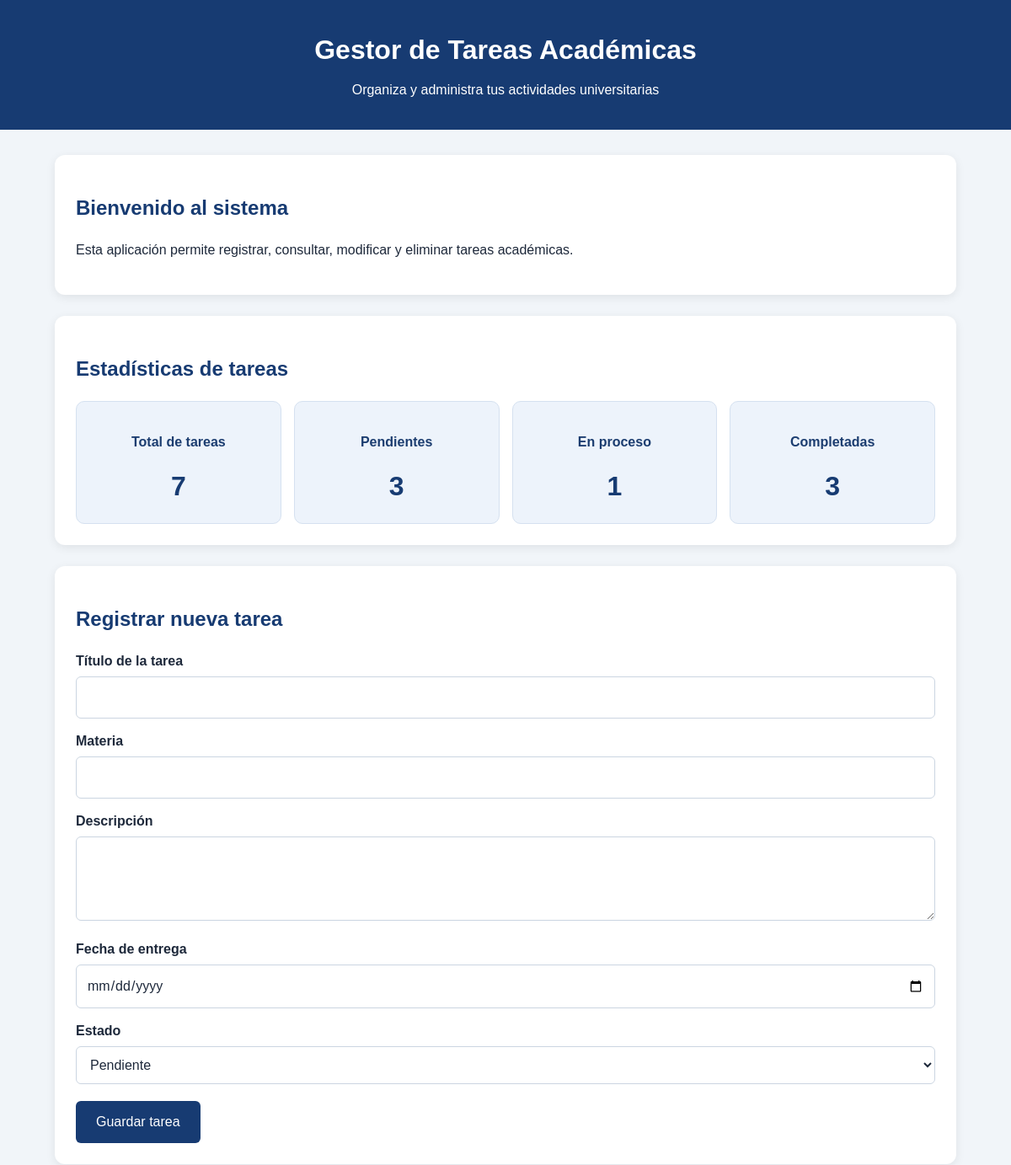
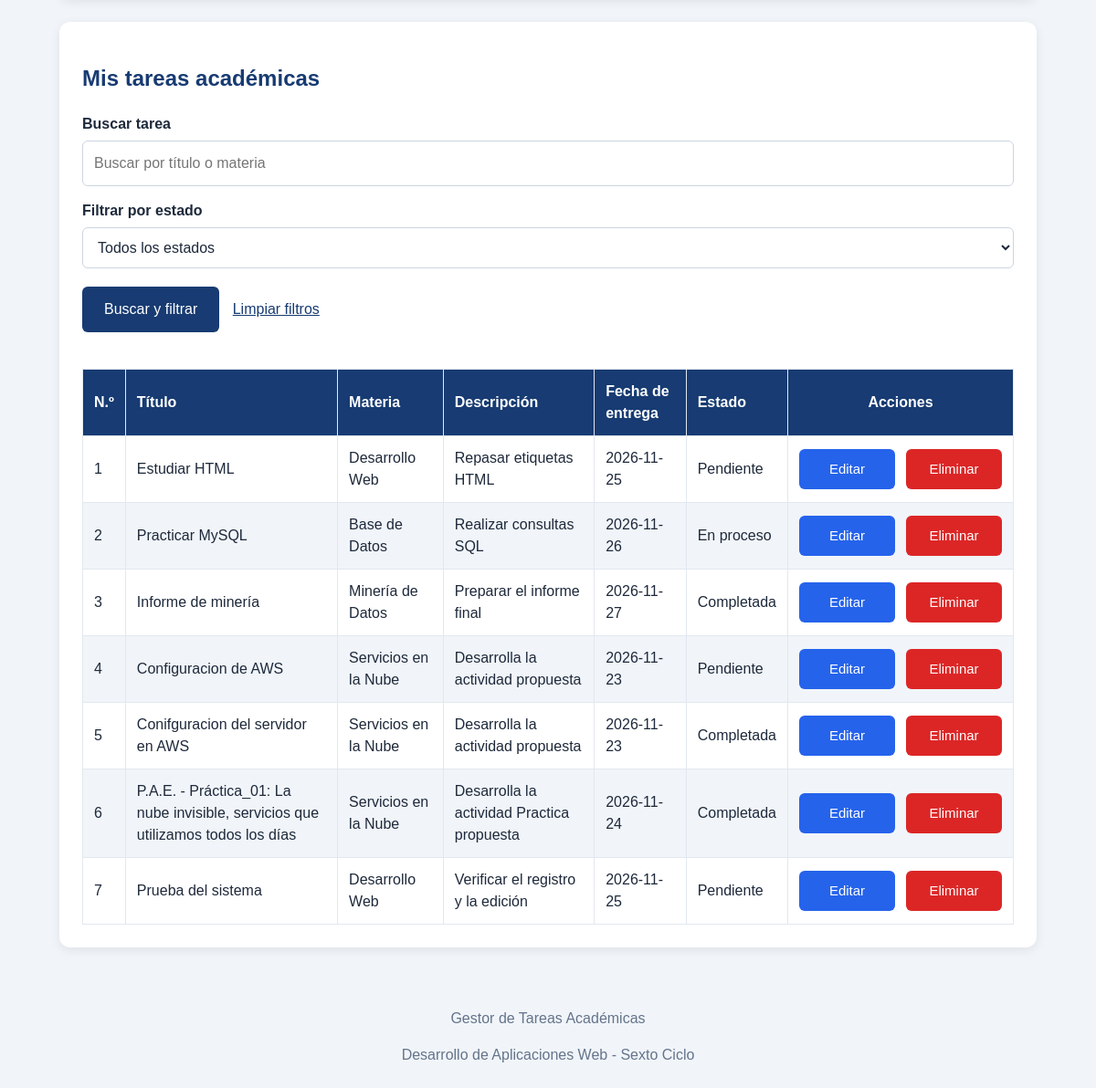
Before: / with the older database file (2 pictures, top to bottom).
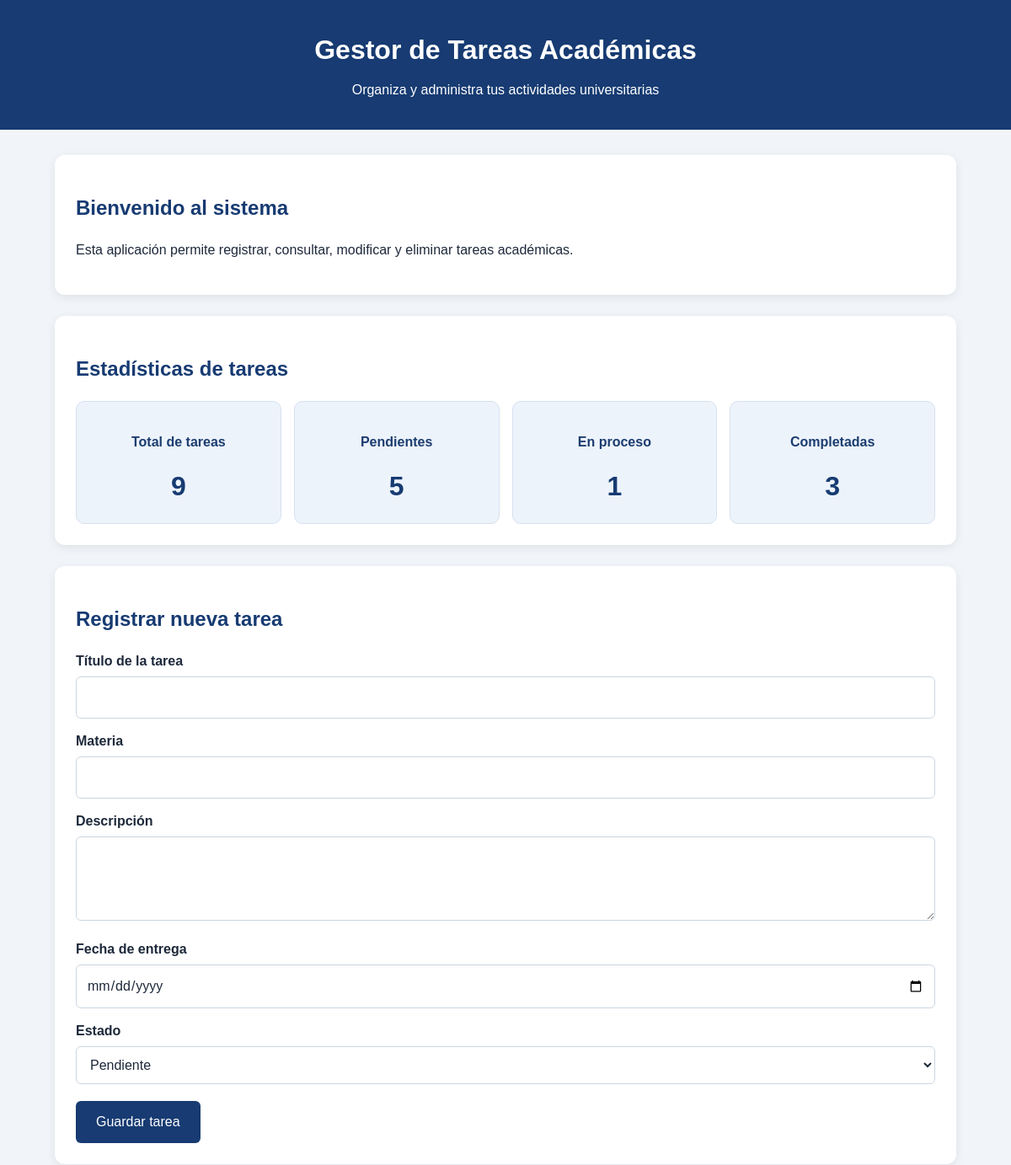
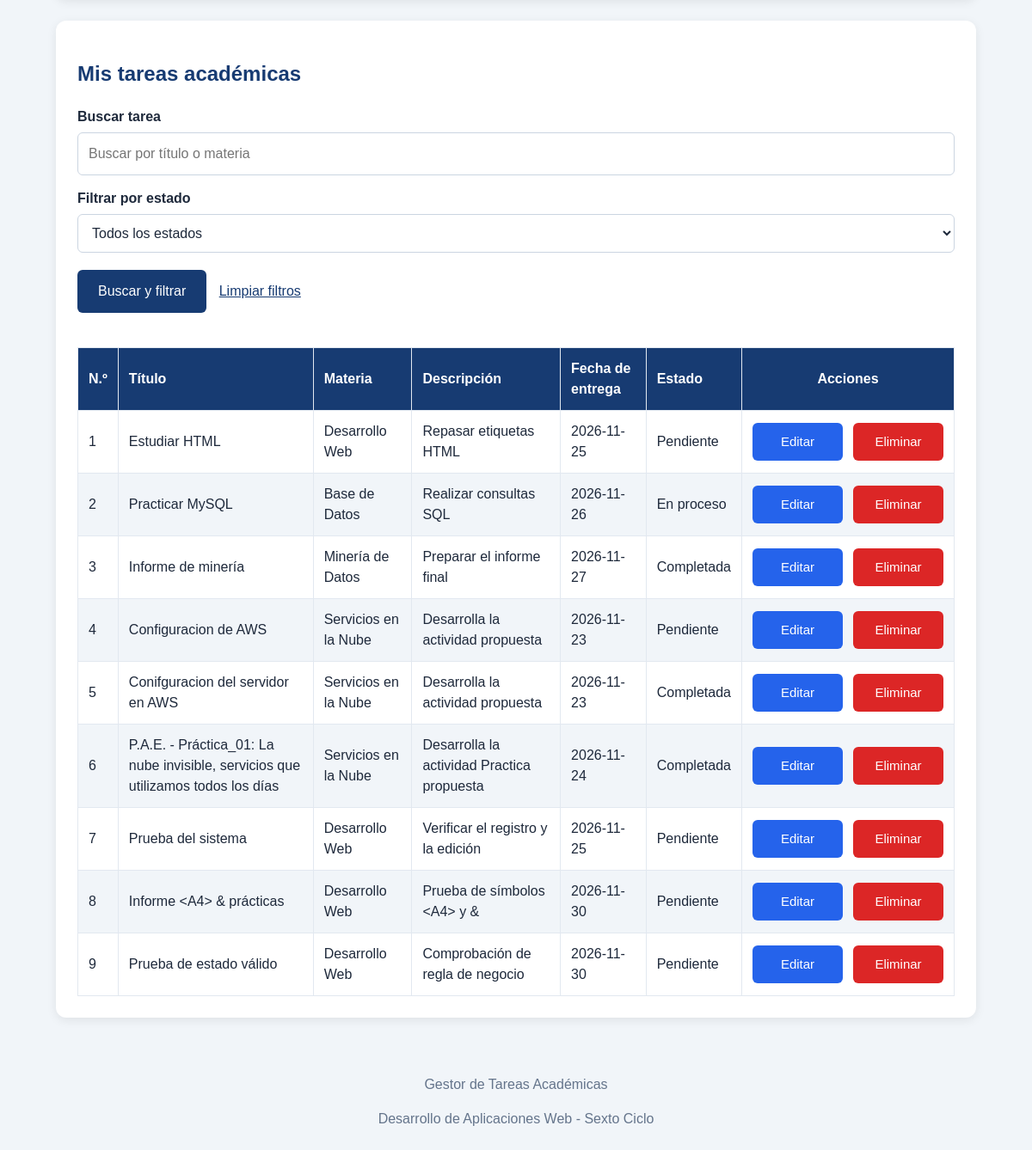
After: the same page with the newer database file (2 pictures, top to bottom).
### tables this page shows
CREATE TABLE `tareas` (
  `id` int unsigned NOT NULL AUTO_INCREMENT,
  `titulo` varchar(120) NOT NULL,
  `materia` varchar(100) NOT NULL,
  `descripcion` text,
  `fecha_entrega` date NOT NULL,
  `estado` enum('Pendiente','En proceso','Completada') NOT NULL DEFAULT 'Pendiente',
  `creado_en` timestamp NULL DEFAULT CURRENT_TIMESTAMP,
  PRIMARY KEY (`id`)
);

### public/index.php (the view, shortened to what this page needs)
<?php
$conexion = require __DIR__ . '/../app/db.php';
$estadosValidos = [
    'Pendiente',
    'En proceso',
    'Completada'
];
function mostrar($valor): string
{
    return htmlspecialchars(
        (string) $valor,
        ENT_QUOTES | ENT_SUBSTITUTE,
        'UTF-8'
    );
}
function textoFormulario($valor): string
{
    return is_string($valor) ? trim($valor) : '';
}
$errores = $_SESSION['errores_formulario'] ?? [];
$tareaEditar = null;
$datos = $tareaEditar ?: [
    'titulo' => '',
    'materia' => '',
    'descripcion' => '',
    'fecha_entrega' => '',
    'estado' => 'Pendiente'
];
$estadisticas = $conexion->query(
    "SELECT
        COUNT(*) AS total,
        COALESCE(
            SUM(CASE WHEN estado = 'Pendiente' THEN 1 ELSE 0 END),
            0
        ) AS pendientes,
        COALESCE(
            SUM(CASE WHEN estado = 'En proceso' THEN 1 ELSE 0 END),
            0
        ) AS en_proceso,
        COALESCE(
            SUM(CASE WHEN estado = 'Completada' THEN 1 ELSE 0 END),
            0
        ) AS completadas
     FROM tareas"
)->fetch();
$buscar = textoFormulario($_GET['buscar'] ?? '');
$sql = 'SELECT * FROM tareas WHERE 1 = 1';
$parametros = [];
$sql .= ' ORDER BY id ASC';
$consulta = $conexion->prepare($sql);
$consulta->execute($parametros);
$tareas = $consulta->fetchAll();
?>
<!DOCTYPE html>
<html lang="es">
<head>
    <link rel="stylesheet" href="css/estilos.css">
</head>
<body>
<header>
    <h1>Gestor de Tareas Académicas</h1>
    <p>Organiza y administra tus actividades universitarias</p>
</header>
<main>
    <section class="tarjeta">
        <h2>Bienvenido al sistema</h2>
        <p>
            Esta aplicación permite registrar, consultar,
            modificar y eliminar tareas académicas.
        </p>
    </section>
    <section class="tarjeta">
        <h2>Estadísticas de tareas</h2>
        <div class="estadisticas">
            <div class="estadistica">
                <h3>Total de tareas</h3>
                <p><?= (int) $estadisticas['total'] ?></p>
            </div>
            <div class="estadistica">
                <h3>Pendientes</h3>
                <p><?= (int) $estadisticas['pendientes'] ?></p>
            </div>
            <div class="estadistica">
                <h3>En proceso</h3>
                <p><?= (int) $estadisticas['en_proceso'] ?></p>
            </div>
            <div class="estadistica">
                <h3>Completadas</h3>
                <p><?= (int) $estadisticas['completadas'] ?></p>
            </div>
        </div>
    </section>
    <section class="tarjeta" id="formulario-tarea">
        <h2>
            <?= $tareaEditar
                ? 'Editar tarea académica'
                : 'Registrar nueva tarea'
            ?>
        </h2>
        <form action="index.php" method="POST">
            <label for="titulo">
                Título de la tarea
            </label>
            <input
                type="text"
                id="titulo"
                name="titulo"
                maxlength="120"
                value="<?= mostrar($datos['titulo'] ?? '') ?>"
                aria-invalid="<?= isset($errores['titulo']) ? 'true' : 'false' ?>"
                required
            >
            <label for="materia">
                Materia
            </label>
            <input
                type="text"
                id="materia"
                name="materia"
                maxlength="100"
                value="<?= mostrar($datos['materia'] ?? '') ?>"
                aria-invalid="<?= isset($errores['materia']) ? 'true' : 'false' ?>"
                required
            >
            <label for="descripcion">
                Descripción
            </label>
            <textarea
                id="descripcion"
                name="descripcion"
            ><?= mostrar($datos['descripcion'] ?? '') ?></textarea>
            <label for="fecha_entrega">
                Fecha de entrega
            </label>
            <input
                type="date"
                id="fecha_entrega"
                name="fecha_entrega"
                value="<?= mostrar($datos['fecha_entrega'] ?? '') ?>"
                aria-invalid="<?= isset($errores['fecha_entrega']) ? 'true' : 'false' ?>"
                required
            >
            <label for="estado">
                Estado
            </label>
            <select
                id="estado"
                name="estado"
                aria-invalid="<?= isset($errores['estado']) ? 'true' : 'false' ?>"
                required
            >
                <?php foreach ($estadosValidos as $opcion): ?>
                    <option
                        value="<?= mostrar($opcion) ?>"
                        <?= ($datos['estado'] ?? 'Pendiente') === $opcion
                            ? 'selected'
                            : ''
                        ?>
                    >
                        <?= mostrar($opcion) ?>
                    </option>
                <?php endforeach; ?>
            </select>
            <button type="submit">
                <?= $tareaEditar
                    ? 'Guardar cambios'
                    : 'Guardar tarea'
                ?>
            </button>
        </form>
    </section>
    <section class="tarjeta" id="listado-tareas">
        <h2>Mis tareas académicas</h2>
        <form
            method="GET"
            action="index.php"
            class="formulario-filtros"
        >
            <label for="buscar">
                Buscar tarea
            </label>
            <input
                type="text"
                id="buscar"
                name="buscar"
                placeholder="Buscar por título o materia"
                value="<?= mostrar($buscar) ?>"
            >
            <label for="filtro_estado">
                Filtrar por estado
            </label>
            <select
                id="filtro_estado"
                name="filtro_estado"
            >
                <option value="">
                    Todos los estados
                </option>
            </select>
            <button type="submit">
                Buscar y filtrar
            </button>
            <a href="index.php">
                Limpiar filtros
            </a>
        </form>
        <div class="tabla-contenedor">
            <table>
                <thead>
                    <tr>
                        <th>N.º</th>
                        <th>Título</th>
                        <th>Materia</th>
                        <th>Descripción</th>
                        <th>Fecha de entrega</th>
                        <th>Estado</th>
                        <th>Acciones</th>
                    </tr>
                </thead>
                <tbody>
                    <?php if (!empty($tareas)): ?>
                        <?php foreach ($tareas as $indice => $tarea): ?>
                            <tr>
                                <td>
                                    <?= $indice + 1 ?>
                                </td>
                                <td>
                                    <?= mostrar($tarea['titulo']) ?>
                                </td>
                                <td>
                                    <?= mostrar($tarea['materia']) ?>
                                </td>
                                <td>
                                    <?= mostrar($tarea['descripcion'] ?? '') ?>
                                </td>
                                <td>
                                    <?= mostrar($tarea['fecha_entrega']) ?>
                                </td>
                                <td>
                                    <?= mostrar($tarea['estado']) ?>
                                </td>
                                <td class="celda-acciones">
                                    <div class="acciones-tarea">
                                        <a
                                            class="boton-editar"
                                            href="index.php?editar=<?= (int) $tarea['id'] ?>#formulario-tarea"
                                        >
                                            Editar
                                        </a>
                                        <form
                                            action="index.php"
                                            method="POST"
                                            class="formulario-eliminar"
                                        >
                                            <button
                                                type="button"
                                                class="boton-eliminar abrir-modal-eliminar"
                                                data-titulo="<?= mostrar($tarea['titulo']) ?>"
                                            >
                                                Eliminar
                                            </button>
                                        </form>
                                    </div>
                                </td>
                            </tr>
                        <?php endforeach; ?>
                    <?php endif; ?>
                </tbody>
            </table>
        </div>
    </section>
</main>
<footer>
    <p>Gestor de Tareas Académicas</p>
    <p>
        Desarrollo de Aplicaciones Web - Sexto Ciclo
    </p>
</footer>
</body>
</html>

### public/css/estilos.css (style rules this page uses)
:root { --azul: #173b72; --azul-hover: #2459a0; --azul-editar: #2563eb; --rojo: #dc2626; --rojo-hover: #b91c1c; --texto: #1e293b; --borde: #cbd5e1; }
* { box-sizing: border-box; }
body { margin: 0; font-family: Arial, sans-serif; background: #f1f5f9; color: var(--texto); line-height: 1.5; }
header { background: var(--azul); color: #fff; padding: 35px 20px; text-align: center; }
header h1 { margin: 0 0 12px; }
header p { margin: 0; }
main { max-width: 1100px; margin: 30px auto; padding: 0 15px; }
.tarjeta { background: #fff; padding: 25px; margin-bottom: 25px; border-radius: 12px; box-shadow: 0 3px 12px rgba(0, 0, 0, .08); }
h2 { color: var(--azul); }
label { display: block; font-weight: bold; margin: 15px 0 6px; }
input, textarea, select { width: 100%; padding: 12px; border: 1px solid var(--borde); border-radius: 6px; font: inherit; background: #fff; color: var(--texto); }
textarea { min-height: 100px; resize: vertical; }
button { margin-top: 20px; padding: 13px 24px; background: var(--azul); color: #fff; border: 0; border-radius: 6px; cursor: pointer; font: inherit; }
.tabla-contenedor { width: 100%; overflow-x: auto; }
table { width: 100%; border-collapse: collapse; margin-top: 20px; }
th, td { padding: 12px; border: 1px solid #e2e8f0; text-align: left; vertical-align: middle; overflow-wrap: break-word; }
th { background: var(--azul); color: #fff; }
tbody tr:nth-child(even) { background: #f1f5f9; }
th:last-child, td:last-child { text-align: center; }
.celda-acciones { min-width: 230px; white-space: nowrap; }
.acciones-tarea { display: flex; align-items: center; justify-content: center; gap: 12px; }
.formulario-eliminar, .acciones-tarea .formulario-eliminar { display: inline-flex; width: auto; margin: 0; padding: 0; }
.boton-editar, .boton-eliminar, .acciones-tarea .boton-editar, .acciones-tarea .boton-eliminar { display: inline-flex; align-items: center; justify-content: center; width: 105px; min-width: 105px; height: 44px; margin: 0; padding: 10px; border: 0; border-radius: 6px; color: #fff; font: inherit; font-size: 15px; line-height: 1.2; text-decoration: none; cursor: pointer; }
.boton-editar, .acciones-tarea .boton-editar { background: var(--azul-editar); }
.boton-eliminar, .acciones-tarea .boton-eliminar { background: var(--rojo); }
.estadisticas { display: grid; grid-template-columns: repeat(4, minmax(0, 1fr)); gap: 15px; margin-top: 20px; }
.estadistica { background: #edf3fb; border: 1px solid #d5e1f0; border-radius: 10px; padding: 20px; text-align: center; }
.estadistica h3 { color: #1c3d70; font-size: 16px; }
.estadistica p { color: var(--azul); font-size: 32px; font-weight: bold; margin: 10px 0 0; }
.formulario-filtros { margin-bottom: 20px; }
.formulario-filtros a { display: inline-block; margin: 12px 0 0 10px; color: var(--azul); }
footer { text-align: center; padding: 20px; color: #64748b; }

Changed rows visible on the page:
added tareas: titulo "Informe <A4> & prácticas", materia "Desarrollo Web", descripcion "Prueba de símbolos <A4> y &", fecha_entrega "2026-11-30", estado "Pendiente"
added tareas: titulo "Prueba de estado válido", materia "Desarrollo Web", descripcion "Comprobación de regla de negocio", fecha_entrega "2026-11-30", estado "Pendiente"
Other visible differences:
$estadisticas['total']: "7" → "9"
$estadisticas['pendientes']: "3" → "5"
